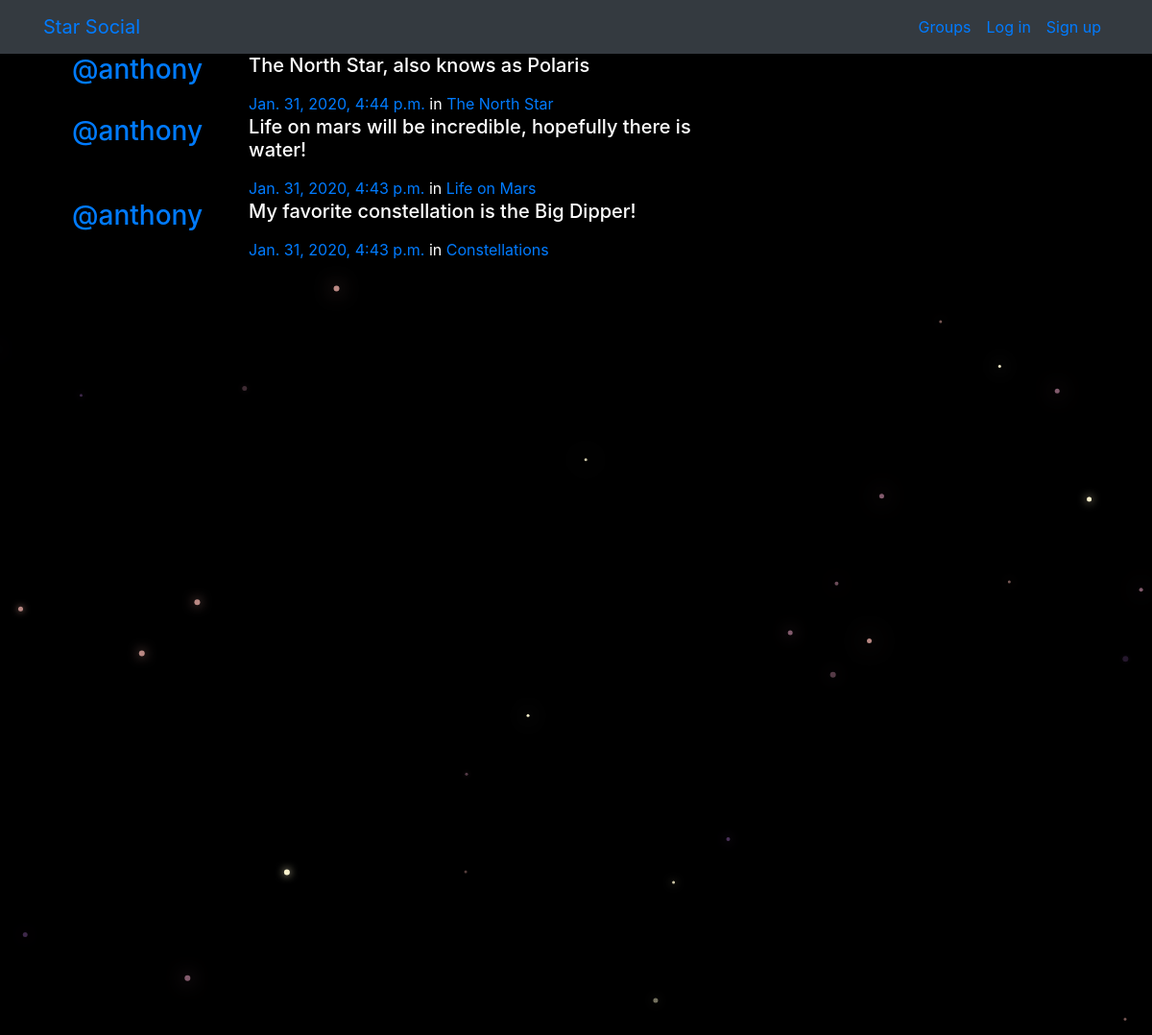
/posts/, run on the app's committed database.
### posts/models.py (models this page shows, shortened)
class Post(models.Model):
    user = models.ForeignKey(User, related_name="posts",on_delete=models.CASCADE)
    created_at = models.DateTimeField(auto_now=True)
    message = models.TextField()
    message_html = models.TextField(editable=False)
    group = models.ForeignKey(Group, related_name="posts",null=True, blank=True,on_delete=models.CASCADE)
    class Meta:
        ordering = ["-created_at"]
        unique_together = ["user", "message"]

### groups/models.py (models this page shows, shortened)
class Group(models.Model):
    name = models.CharField(max_length = 255, unique=True)
    slug = models.SlugField(allow_unicode=True, unique = True)
    description = models.TextField(blank=True, default='')
    description_html = models.TextField(editable=False, default='', blank = True)
    members = models.ManyToManyField(User, through='GroupMember')
    class Meta:
        ordering = ['name']

### posts/views.py (the view)
# urls.py: path('', views.PostList.as_view(), name="all"),
class PostList(SelectRelatedMixin, generic.ListView):
    model = models.Post
    select_related = ("user", "group")

### posts/templates/posts/post_list.html (shortened to what this page needs)
{% extends "posts/post_base.html" %}
{% load humanize %}
{% block post_content %}
<div class="col-md-8">
	{% for post in post_list %}
  {% include "posts/_post.html" %}
	{% endfor %}
</div>
{% endblock %}

### posts/templates/posts/_post.html (shortened to what this page needs)
<div class="media">
	<h3 class="mr-5"><a href="{% url 'posts:for_user' username=post.user.username %}">@{{ post.user.username }}</a></h3>
	<div class="media-body">
			<h5>{{ post.message_html|safe }}</h5>
				<time class="time"><a href="{% url 'posts:single' username=post.user.username pk=post.pk %}">{{ post.created_at }}</a></time>
				{% if post.group %}
				<span class="group-name">in <a href="#">{{ post.group.name }}</a></span>
				{% endif %}
	</div>
</div>

### static/simplesocial/css/master.css (style rules this page uses)
body { margin: 0; overflow: hidden; background-color: black; color:white; }

### data on the page
Post: user.username "anthony", message_html "The North Star, also knows as Polaris", created_at "Jan. 31, 2020, 4:44 p.m.", group.name "The North Star"
Post: user.username "anthony", message_html "Life on mars will be incredible, hopefully there is water!", created_at "Jan. 31, 2020, 4:43 p.m.", group.name "Life on Mars"
Post: user.username "anthony", message_html "My favorite constellation is the Big Dipper!", created_at "Jan. 31, 2020, 4:43 p.m.", group.name "Constellations"
